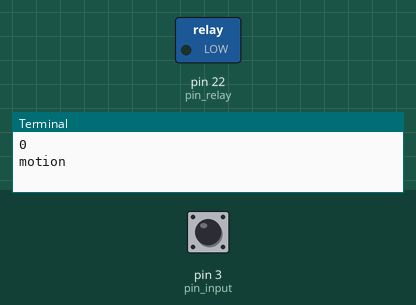
The program below on a simulated Raspberry Pi (header pin numbers). Shown: switched loads named in the program (green lamp = pin HIGH), the last lines printed to the terminal. Inputs (shaded band) come from the test bench; at power-on: pin 3 (pin_input) HIGH. Databases and web services accept everything at once and return nothing.

Above: at 1.2 s.
1.3 s: pin 3 (pin_input) pulled LOW for 2.35 s
At 2.4 s:
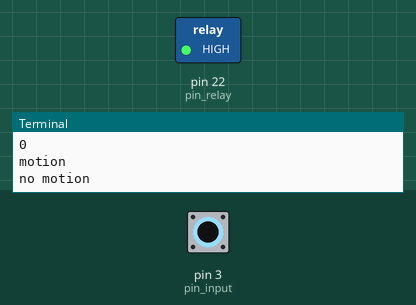
Timing chart, 0 to 7.5 s (numbered marks = the images above; inputs shaded):
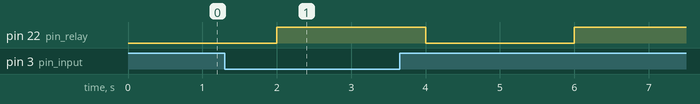

The program:

pushBullet2.py
```python
from pushbullet import Pushbullet
import RPi.GPIO as GPIO
from time import sleep

GPIO.setwarnings(False)
GPIO.setmode(GPIO.BOARD)
pin_input = 3
GPIO.setup(pin_input, GPIO.IN)
pin_relay = 22
GPIO.setup(pin_relay, GPIO.OUT)
GPIO.output(pin_relay, False)

pb = Pushbullet("xxxxx")
print(pb.devices)
status = False

while True:
    i = GPIO.input(pin_input)
    if i == 0:
        GPIO.setup(pin_input, GPIO.IN)
        print ("no motion")
        sleep(2)
        GPIO.output(pin_relay, False)
    elif i == 1:
        print ("motion")
        gsm1 = pb.get_device('iPhone de Pedro Masamuna')
        push = gsm1.push_note("Alert GSM1 !!", "Il y'a quelqu'un chez toi")
        gsm2 = pb.get_device('iPhone')
        push = gsm2.push_note("Alert GSM2!!", "Quelqu'un est dans ta maison")
        sleep(2)
        GPIO.output(pin_relay, True)
```
